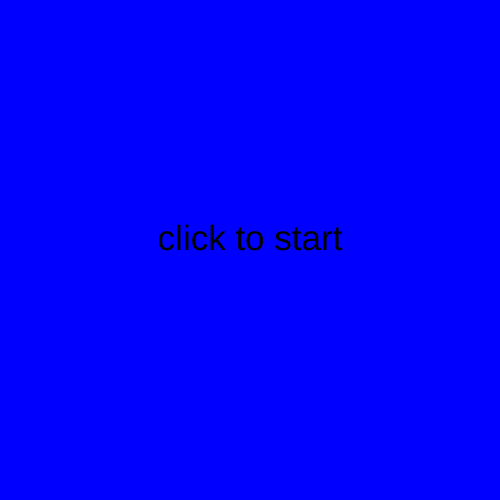
Frame 1 (no input)
Frame 60 (no input): identical to frame 1, image omitted
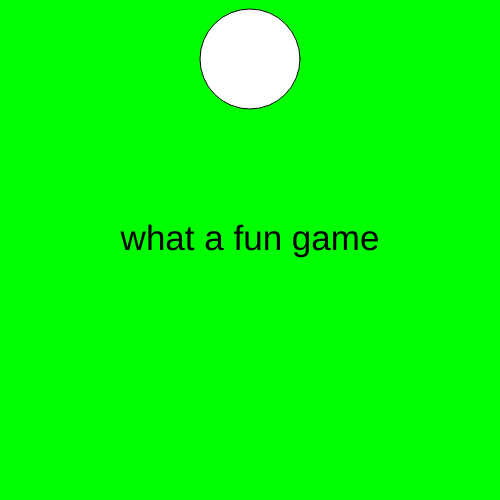
Frame 120 (the mouse pressed at the canvas centre since frame 60)

The p5.js sketch that drew these frames (run headless with seeded random() and noise() and a simulated clock; from frame 60 on, the mouse is pressed at the canvas centre):

// p5.js sketch
// ── sketch.js
let state = "pregame" // storing our state as strings
let ellipseY = 0

function setup(){
createCanvas(500,500)
textAlign(CENTER)
textSize(35)
}

function draw(){
  if(state == "pregame"){
    preGame();
  }
  else if (state=="game"){
    game();
  }
  else if(state=="game over"){
    gameOver();
  }
}

function mousePressed(){
if (state=="pregame"){
  state="game"
}
else if(state=="game"){
  state=="pregame"
}
}

function preGame(){
  background(0,0,255)
  text("click to start", width/2, height/2);
}

function game(){
  background(0,255,0);
  text("what a fun game", width/2,height/2);
  ellipse(mouseX, ellipseY, 100,100);
  ellipseY++;

  if(ellipseY > height+50){
    state= "game over";
    ellipseY=0;

  }
}

function gameOver(){
  background(155,0,0)
  text("everyone loses",width/2,height/2)
  text("click to play again",width/2,height/2+50)
}
